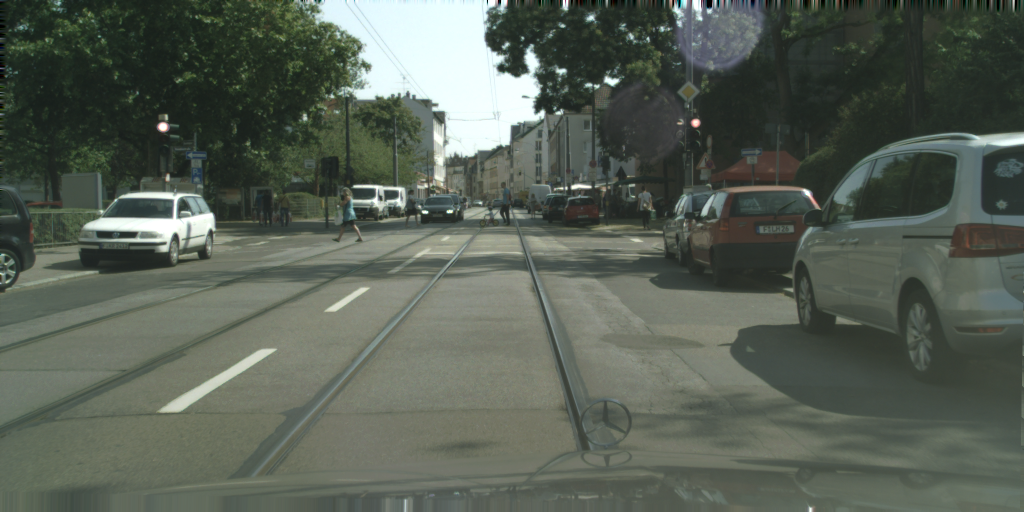
#> input picture visualize/frankfurt_000000_001236_leftImg8bit.png, 2048 x 1024 px (shown at 1/2 size)
$ jupyter execute --allow-errors python_torch.ipynb   (shell and % lines are left out)
#> lines starting #> are read from the running program, lines starting #| are printed output that depends on the picture
[cell 1]
import lutorpy as lua

[cell 2]
import matplotlib.pyplot as plt
import numpy as np
from PIL import Image

import matplotlib as mpl
mpl.rcParams['figure.figsize'] = [10, 6]
mpl.rcParams['image.cmap'] = 'jet'

#> (a cell that did not finish here is left out)

[cell 4]
model_path = "../model-best.net"
#> (the rest of this cell did not finish here and is left out)

[cell 5]
img = Image.open('frankfurt_000000_001236_leftImg8bit.png')
#> img is the input picture: PIL image 2048x1024 RGB; mean R, G, B 87.6, 95.8, 85.1
# img = Image.open('munster_000026_000019_leftImg8bit.png')

img = img.resize((640, 320), Image.BICUBIC)
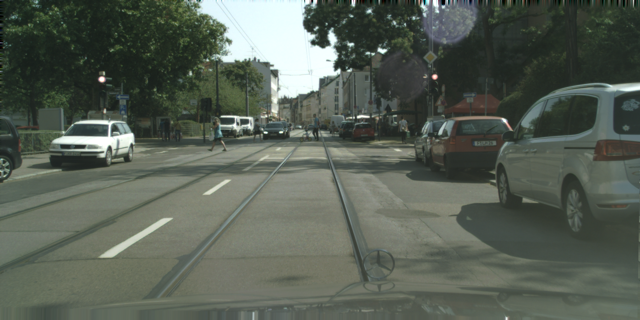
#> img: PIL image 640x320 RGB; mean R, G, B 87.6, 95.8, 85.1
img = np.asarray(img)
plt.imshow(img)

[cell 6]
arr = img/255 # RGB
arr = arr.transpose(2,0,1)[np.newaxis]
arr.shape
#> Out = (1, 3, 320, 640)
